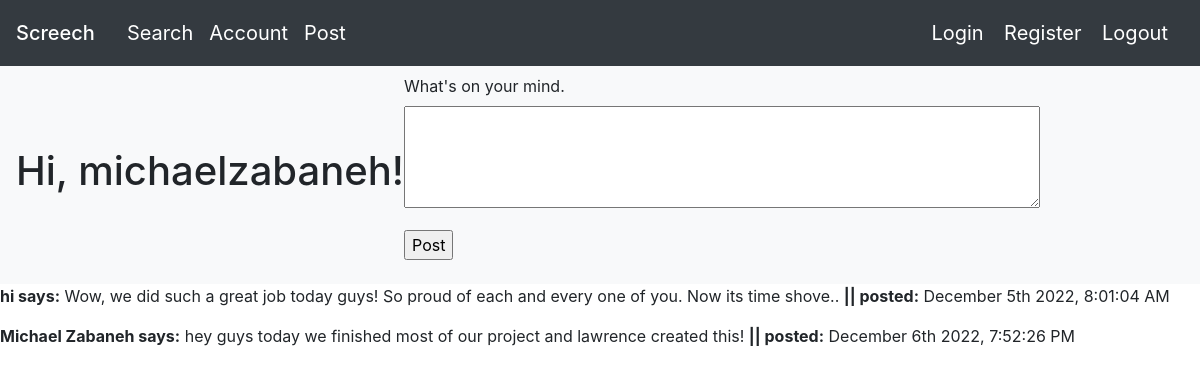
/post (signed in), run on the app's committed database.
### app/models.py (models this page shows, shortened)
class User(db.Model, UserMixin):
    id = db.Column(db.Integer, primary_key = True)
    username = db.Column(db.String(15))
    name = db.Column(db.String(15))
    password = db.Column(db.String(200))
    email = db.Column(db.String(32), unique = True)
    last_message_read_time = db.Column(db.DateTime)
    num_new_private_messages = db.Column(db.Integer)
    changebio = db.Column(db.String(140))
    followed = db.relationship(
        'User', secondary=followers,
        primaryjoin=(followers.c.follower_id == id),
        secondaryjoin=(followers.c.followed_id == id),
        backref=db.backref('followers', lazy='dynamic'), lazy='dynamic')
    messages_sent = db.relationship('Message',
                                    foreign_keys='Message.sender_id',
                                    backref='author', lazy='dynamic')
    messages_received = db.relationship('Message',
                                        foreign_keys='Message.recipient_id',
                                        backref='recipient', lazy='dynamic')

class Post(db.Model):
    id = db.Column(db.Integer, primary_key=True)
    body = db.Column(db.String(140))
    timestamp = db.Column(db.DateTime, index=True, default=datetime.utcnow)
    user_id = db.Column(db.Integer, db.ForeignKey('user.id'))

### app/routes.py (the view)
@myapp_obj.route('/post', methods=['GET','POST'])
@login_required
def index():
    form = PostForm()
    post = Post.query.all()
    user = current_user
    time = datetime.now()
    date_time = time.strftime("%H:%M:%S, %m/%d/%Y")
    moment = Moment()
    print()
    if form.validate_on_submit():
        post = Post(body=form.post.data, user_id=current_user.name)
        db.session.add(post)
        db.session.commit()
        flash('Your latest message has been posted!')
        return redirect(url_for('index'))
    posts = [
        {
            'author': {'username': 'John'},
            'body': 'Beautiful day in Portland!'
        },
        {
            'author': {'username': 'Susan'},
            'body': 'The Avengers movie was so cool!'
        }
    ]    #fake generated posts (delete later)
    return render_template("post.html", title='Home Page', form=form, post=post, posts=posts, user=user, date_time=date_time  ) #renders posting page generated by given html

### app/forms.py
class PostForm(FlaskForm):
    post = TextAreaField("What's on your mind. ", validators=[DataRequired(), Length(min=1, max=200)])
    submit = SubmitField('Post')

### app/models.py (called while the page is built)
@login.user_loader
def load_user(id):
    return User.query.get(int(id))

### app/templates/post.html (shortened to what this page needs)
{% extends "base.html" %}
{% block mycontent %}
<nav class="navbar navbar-expand-lg navbar-light bg-light">
    <h1>Hi, {{ current_user.username }}!</h1>
    <form action="" method="post">
        <p>
            {{ form.post.label }}<br>
            {{ form.post(cols=60, rows=4) }}<br>
        </p>
        <p>{{ form.submit() }}</p>
</nav>
    {% for user in post %}
    <p>
    <b>{{ user.user_id }} says:</b> {{ user.body }} <b>|| posted:</b>  {{ moment(user.timestamp).format('MMMM Do YYYY, h:mm:ss A') }}
    </p>
    {% endfor %}
{% endblock %}

### data on the page
User: username "michaelzabaneh"
Post: user_id "hi", body "Wow, we did such a great job today guys! So proud of each and every one of you. Now its time shove..", timestamp "December 5th 2022, 8:01:04 AM"
Post: user_id "Michael Zabaneh", body "hey guys today we finished most of our project and lawrence created this!", timestamp "December 6th 2022, 7:52:26 PM"
